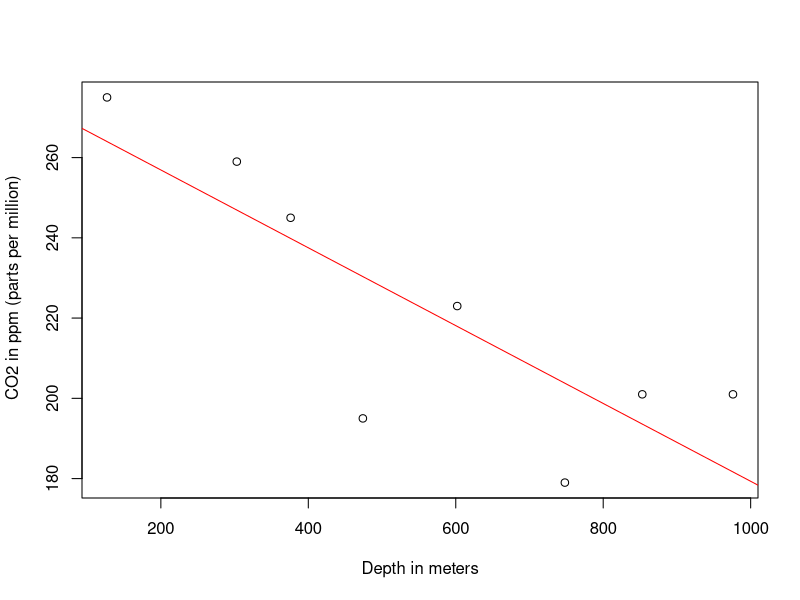

The R source for this figure:
## ---- chunk 1
#Depth (in meters)
Depth_m = c(127,303,376,474,602,748,853,976)

#CO2 (ppm)
CO2_ppm = c(275,259,245,195,223,179,201,201)

df = data.frame(Depth_m,CO2_ppm)
df
## ---- chunk 2
xval = df$Depth_m
xval
## ---- chunk 3
yval = df$CO2_ppm
yval
## ---- chunk 4
x_total = sum(xval)
x_total
## ---- chunk 5
x_sq_total = sum(xval^2)
x_sq_total
## ---- chunk 6
n = length(xval)
n

## ---- chunk 7
y_total = sum(yval)
y_total
## ---- chunk 8
prod_x_y = sum(xval*yval)
prod_x_y
## ---- chunk 9
A = matrix(c(x_sq_total,x_total,x_total,n),2,2)
A
## ---- chunk 10
B = matrix(c(prod_x_y,y_total))
B
## ---- chunk 11
X = solve(A,B)
X
## ---- chunk 12
x = 1050
y_1050m = -0.09698511*x + 276.30707791
y_1050m
## ---- chunk 13
linmod  = lm(yval~xval, data=df)
linmod
## ---- chunk 14
plot(xval,yval,xlab = 'Depth in meters',ylab = ' CO2 in ppm (parts per million)')
abline(linmod,col='red')

## ---- chunk 15
y = 200  
x = (y - 276.30707791)/(-0.09698511)
x
## ---- chunk 16
summary(linmod)
## ---- chunk 17
#Snow cover (10^6*km^2)
Snowc = c(6.6,7.7,8.1,18.2,26.6,29.4)

#Wind Stress (N/m2)
Ws= c(.125,.155,.196,.106,.062,.024)

df = data.frame(Snowc,Ws)
df
## ---- chunk 18
xval = df$Snowc
yval = df$Ws
## ---- chunk 19
x_total = sum(xval)
x_total
## ---- chunk 20
x_sq_total = sum(xval^2)
x_sq_total
## ---- chunk 21
n = length(xval)
n
## ---- chunk 22
y_total = sum(yval)
y_total
## ---- chunk 23
prod_x_y = sum(xval*yval)
prod_x_y
## ---- chunk 24
A = matrix(c(x_sq_total,x_total,x_total,n),2,2)
A
## ---- chunk 25
B = matrix(c(prod_x_y,y_total))
B
## ---- chunk 26
X = solve(A,B)
X
## ---- chunk 27
#Year (Year-1951)
year = c(0,10,20,30,40,50,60)

#Population (in millions)
pop = c(361,439,548,683,846,1029,1211)

df = data.frame(year,pop)
df
## ---- chunk 28
xval = df$year
yval = df$pop
## ---- chunk 29
x_total = sum(xval)
x_total
## ---- chunk 30
x_sq_total = sum(xval^2)
x_sq_total
## ---- chunk 31
n = length(xval)
n
## ---- chunk 32
y_total = sum(yval)
y_total
## ---- chunk 33
prod_x_y = sum(xval*yval)
prod_x_y
## ---- chunk 34
A = matrix(c(x_sq_total,x_total,x_total,n),2,2)
A
## ---- chunk 35
B = matrix(c(prod_x_y,y_total))
B
## ---- chunk 36
X = solve(A,B)
X
## ---- chunk 37
xval = 2011-1951
yval = log(299.42857)+14.38571*xval
yval
